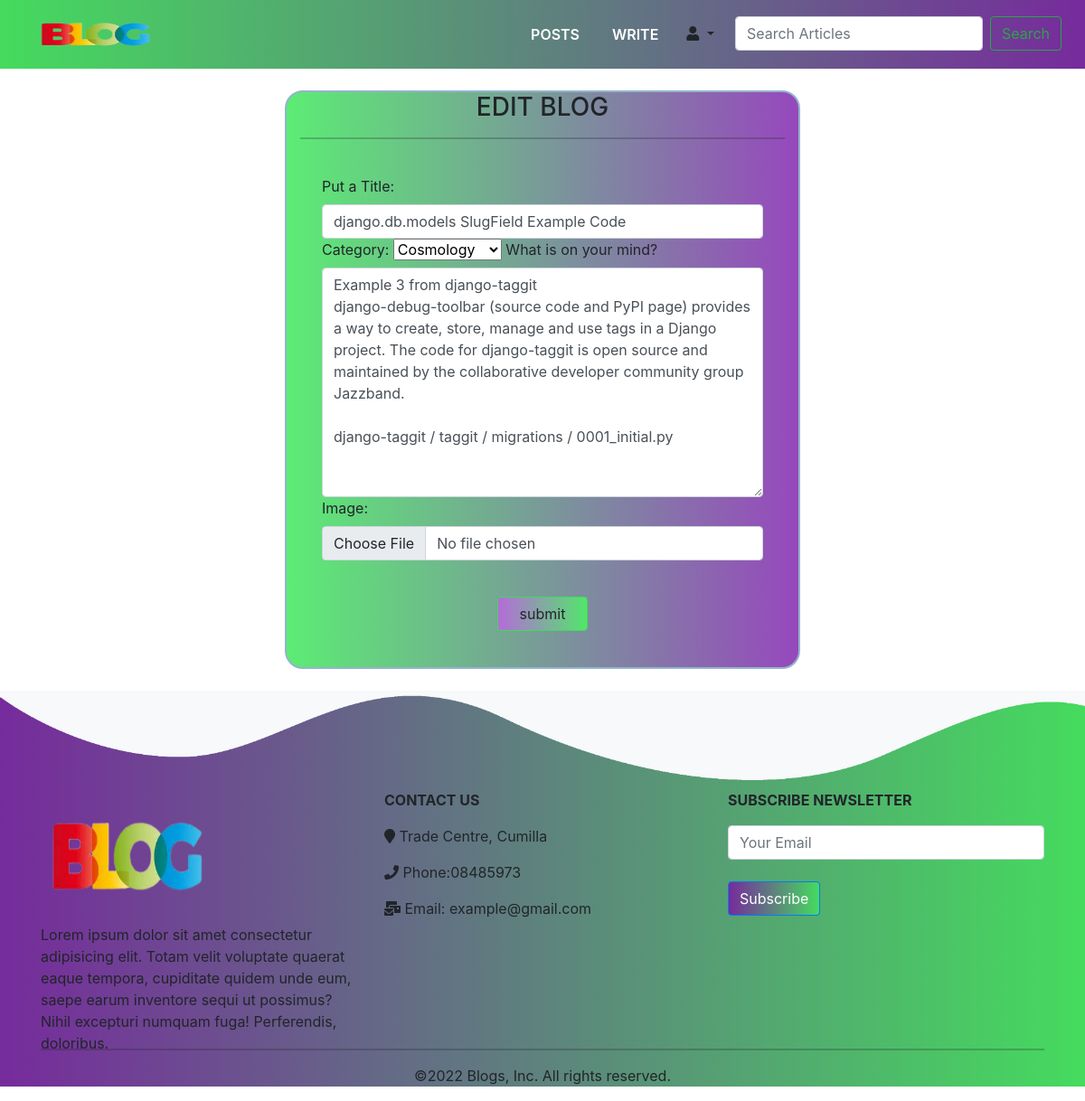
/edit/djangodbmodels-slugfield-example-code/ (signed in), run on the app's committed database.
### posts/models.py (models this page shows, shortened)
class Blog(models.Model):
    author=models.ForeignKey(User,on_delete=models.CASCADE,related_name='post_author')
    blog_title=models.CharField(max_length=264,verbose_name='Put a Title')
    category=models.ForeignKey(Category,on_delete=models.CASCADE,related_name='category',default=None)
    slug= models.SlugField(max_length=264,unique=True,null=True,allow_unicode=True)
    blog_content=models.TextField(verbose_name='what is on your mind?')
    blog_image=models.ImageField(upload_to='blog_images',verbose_name='Image')
    publish_date=models.DateTimeField(auto_now_add=True)
    update_date=models.DateTimeField(auto_now=True)
    view_count=models.IntegerField(null=True,default=0,blank=True)
    class Meta:
        ordering = ('-publish_date',)

### posts/views.py (the view)
# urls.py: path('edit/<slug>/',views.EditBlog,name="edit_blog"),
def EditBlog(request, slug):
    txt = "Edit Blog"
    if request.user.is_authenticated:
        current = Blog.objects.get(slug=slug)
        form = BlogForm(instance=current)
        if request.method == "POST":
            form = BlogForm(request.POST, request.FILES, instance=current)
            if form.is_valid():
                form.save(commit=True)
                form = BlogForm(instance=current)
            return redirect('profile')
    else:
        messages.info(request, 'You have to login first!')
        return redirect('login')
    return render(request, 'blogs/creatingblog.html', context={'form': form, 'txt': txt})

### posts/forms.py
class BlogForm(forms.ModelForm):
    class Meta:
        model=Blog
        fields=['blog_title','category','blog_content','blog_image']
        widgets={
            'blog_title':forms.TextInput(attrs={'class':'form-control'}),
            'blog_content':forms.Textarea(attrs={'class':'form-control'}),
            'blog_image':forms.FileInput(attrs={'class':'form-control'}),
        }

### posts/models.py (called while the page is built)
    def __str__(self):
        return self.title

### templates/blogs/creatingblog.html (shortened to what this page needs)
{% extends 'layouts.html' %}
{% load static %}
{% block content %}
<br>
<div class="container">
    <div class="row">
    <div class="col-lg-3 "></div>
<div class="col-lg-6 col-sm-10 " style="justify-content:center; border:2px solid #93b4cc; border-radius:20px; background-image: linear-gradient(to right, #5cec74,#9648bd);">
        <h3 class=" text-center text-uppercase">{% if txt %}{{txt}} {% else %} Write Blog{% endif %}</h3><hr>
 <div class="col-lg-12 p-lg-4">
  <form action="" method="post"  class="w-100" enctype="multipart/form-data">
    {% for fm in form %}
      {{fm.label_tag}} {{fm}} <small class="text-warning">{{fm.errors | striptags}}</small>
    {% endfor %}<br>
    <div class="button pl-3 p-3 text-center" >
      <input type="submit" value="submit" class="btn px-4 btn-center" style="background-image: linear-gradient(to right,#b46cd8,#52e66b); border: 1px solid #46D75F;">
    </div>
    </form>
</div>
    </div>
</div>
</div>
<br>
{% endblock  %}

### static/index.css (style rules this page uses)
* { margin: 0; padding: 0; }
body { font-family: sans-serif; }

### data on the page
Blog: form "django.db.models SlugField Example Code" "Cosmology" "Example 3 from django-taggit django-debug-toolbar (source code and PyPI page) provides a way to create, store, manage and use tags in a Django project. The code for django-taggit is open source and maintained by the collaborative developer community group Jazzband. django-taggit / taggit / migrations / 0001_initial.py"

### other printed values
{{ txt }} "EDIT BLOG"
{{ fm.label_tag }} "Put a Title:" "Category:" "What is on your mind?" "Image:"
